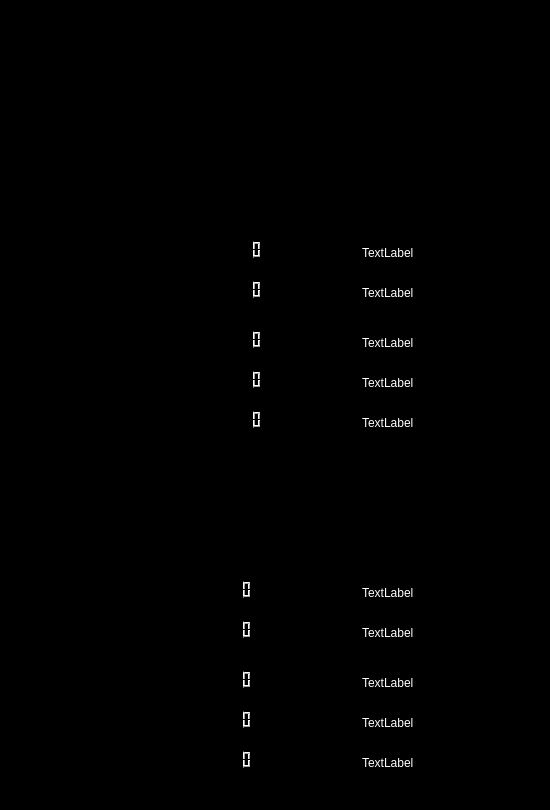
<?xml version="1.0" encoding="UTF-8"?>
<ui version="4.0">
 <class>Highscorewindow</class>
 <widget class="QWidget" name="Highscorewindow">
  <property name="geometry">
   <rect>
    <x>0</x>
    <y>0</y>
    <width>550</width>
    <height>810</height>
   </rect>
  </property>
  <property name="windowTitle">
   <string>High Scores</string>
  </property>
  <property name="styleSheet">
   <string notr="true">background-color: rgb(0, 0, 0);</string>
  </property>
  <widget class="QLabel" name="highscore">
   <property name="geometry">
    <rect>
     <x>80</x>
     <y>30</y>
     <width>381</width>
     <height>51</height>
    </rect>
   </property>
   <property name="text">
    <string>TextLabel</string>
   </property>
  </widget>
  <widget class="QLabel" name="reverse">
   <property name="geometry">
    <rect>
     <x>30</x>
     <y>470</y>
     <width>211</width>
     <height>41</height>
    </rect>
   </property>
   <property name="text">
    <string>TextLabel</string>
   </property>
  </widget>
  <widget class="QLabel" name="classic">
   <property name="geometry">
    <rect>
     <x>30</x>
     <y>120</y>
     <width>211</width>
     <height>41</height>
    </rect>
   </property>
   <property name="text">
    <string>TextLabel</string>
   </property>
  </widget>
  <widget class="QLabel" name="header_1">
   <property name="geometry">
    <rect>
     <x>30</x>
     <y>180</y>
     <width>441</width>
     <height>31</height>
    </rect>
   </property>
   <property name="text">
    <string>TextLabel</string>
   </property>
  </widget>
  <widget class="QLabel" name="ranking_1">
   <property name="geometry">
    <rect>
     <x>60</x>
     <y>230</y>
     <width>51</width>
     <height>221</height>
    </rect>
   </property>
   <property name="text">
    <string>TextLabel</string>
   </property>
  </widget>
  <widget class="QLCDNumber" name="classic_1">
   <property name="geometry">
    <rect>
     <x>200</x>
     <y>240</y>
     <width>81</width>
     <height>18</height>
    </rect>
   </property>
  </widget>
  <widget class="QLCDNumber" name="classic_2">
   <property name="geometry">
    <rect>
     <x>200</x>
     <y>280</y>
     <width>81</width>
     <height>18</height>
    </rect>
   </property>
  </widget>
  <widget class="QLCDNumber" name="classic_3">
   <property name="geometry">
    <rect>
     <x>200</x>
     <y>330</y>
     <width>81</width>
     <height>18</height>
    </rect>
   </property>
  </widget>
  <widget class="QLCDNumber" name="classic_5">
   <property name="geometry">
    <rect>
     <x>200</x>
     <y>410</y>
     <width>81</width>
     <height>18</height>
    </rect>
   </property>
  </widget>
  <widget class="QLCDNumber" name="classic_4">
   <property name="geometry">
    <rect>
     <x>200</x>
     <y>370</y>
     <width>81</width>
     <height>18</height>
    </rect>
   </property>
  </widget>
  <widget class="QLabel" name="classic_6">
   <property name="geometry">
    <rect>
     <x>362</x>
     <y>240</y>
     <width>100</width>
     <height>25</height>
    </rect>
   </property>
   <property name="styleSheet">
    <string notr="true">color: rgb(255, 255, 255);
font: 75 10pt &quot;MS Shell Dlg 2&quot;;</string>
   </property>
   <property name="text">
    <string>TextLabel</string>
   </property>
  </widget>
  <widget class="QLabel" name="classic_9">
   <property name="geometry">
    <rect>
     <x>362</x>
     <y>370</y>
     <width>100</width>
     <height>25</height>
    </rect>
   </property>
   <property name="styleSheet">
    <string notr="true">color: rgb(255, 255, 255);
font: 75 10pt &quot;MS Shell Dlg 2&quot;;</string>
   </property>
   <property name="text">
    <string>TextLabel</string>
   </property>
  </widget>
  <widget class="QLabel" name="classic_10">
   <property name="geometry">
    <rect>
     <x>362</x>
     <y>410</y>
     <width>100</width>
     <height>25</height>
    </rect>
   </property>
   <property name="styleSheet">
    <string notr="true">color: rgb(255, 255, 255);
font: 75 10pt &quot;MS Shell Dlg 2&quot;;</string>
   </property>
   <property name="text">
    <string>TextLabel</string>
   </property>
  </widget>
  <widget class="QLabel" name="classic_8">
   <property name="geometry">
    <rect>
     <x>362</x>
     <y>330</y>
     <width>100</width>
     <height>25</height>
    </rect>
   </property>
   <property name="styleSheet">
    <string notr="true">color: rgb(255, 255, 255);
font: 75 10pt &quot;MS Shell Dlg 2&quot;;</string>
   </property>
   <property name="text">
    <string>TextLabel</string>
   </property>
  </widget>
  <widget class="QLabel" name="classic_7">
   <property name="geometry">
    <rect>
     <x>362</x>
     <y>280</y>
     <width>100</width>
     <height>25</height>
    </rect>
   </property>
   <property name="styleSheet">
    <string notr="true">color: rgb(255, 255, 255);
font: 75 10pt &quot;MS Shell Dlg 2&quot;;</string>
   </property>
   <property name="text">
    <string>TextLabel</string>
   </property>
  </widget>
  <widget class="QLabel" name="ranking_2">
   <property name="geometry">
    <rect>
     <x>60</x>
     <y>570</y>
     <width>51</width>
     <height>221</height>
    </rect>
   </property>
   <property name="text">
    <string>TextLabel</string>
   </property>
  </widget>
  <widget class="QLCDNumber" name="reverse_1">
   <property name="geometry">
    <rect>
     <x>190</x>
     <y>580</y>
     <width>81</width>
     <height>18</height>
    </rect>
   </property>
  </widget>
  <widget class="QLabel" name="header_2">
   <property name="geometry">
    <rect>
     <x>30</x>
     <y>520</y>
     <width>441</width>
     <height>31</height>
    </rect>
   </property>
   <property name="text">
    <string>TextLabel</string>
   </property>
  </widget>
  <widget class="QLCDNumber" name="reverse_2">
   <property name="geometry">
    <rect>
     <x>190</x>
     <y>620</y>
     <width>81</width>
     <height>18</height>
    </rect>
   </property>
  </widget>
  <widget class="QLCDNumber" name="reverse_3">
   <property name="geometry">
    <rect>
     <x>190</x>
     <y>670</y>
     <width>81</width>
     <height>18</height>
    </rect>
   </property>
  </widget>
  <widget class="QLCDNumber" name="reverse_4">
   <property name="geometry">
    <rect>
     <x>190</x>
     <y>710</y>
     <width>81</width>
     <height>18</height>
    </rect>
   </property>
  </widget>
  <widget class="QLCDNumber" name="reverse_5">
   <property name="geometry">
    <rect>
     <x>190</x>
     <y>750</y>
     <width>81</width>
     <height>18</height>
    </rect>
   </property>
  </widget>
  <widget class="QLabel" name="reverse_6">
   <property name="geometry">
    <rect>
     <x>362</x>
     <y>580</y>
     <width>100</width>
     <height>25</height>
    </rect>
   </property>
   <property name="styleSheet">
    <string notr="true">color: rgb(255, 255, 255);
font: 75 10pt &quot;MS Shell Dlg 2&quot;;</string>
   </property>
   <property name="text">
    <string>TextLabel</string>
   </property>
  </widget>
  <widget class="QLabel" name="reverse_7">
   <property name="geometry">
    <rect>
     <x>362</x>
     <y>620</y>
     <width>100</width>
     <height>25</height>
    </rect>
   </property>
   <property name="styleSheet">
    <string notr="true">color: rgb(255, 255, 255);
font: 75 10pt &quot;MS Shell Dlg 2&quot;;</string>
   </property>
   <property name="text">
    <string>TextLabel</string>
   </property>
  </widget>
  <widget class="QLabel" name="reverse_8">
   <property name="geometry">
    <rect>
     <x>362</x>
     <y>670</y>
     <width>100</width>
     <height>25</height>
    </rect>
   </property>
   <property name="styleSheet">
    <string notr="true">color: rgb(255, 255, 255);
font: 75 10pt &quot;MS Shell Dlg 2&quot;;</string>
   </property>
   <property name="text">
    <string>TextLabel</string>
   </property>
  </widget>
  <widget class="QLabel" name="reverse_9">
   <property name="geometry">
    <rect>
     <x>362</x>
     <y>710</y>
     <width>100</width>
     <height>25</height>
    </rect>
   </property>
   <property name="styleSheet">
    <string notr="true">color: rgb(255, 255, 255);
font: 75 10pt &quot;MS Shell Dlg 2&quot;;
</string>
   </property>
   <property name="text">
    <string>TextLabel</string>
   </property>
  </widget>
  <widget class="QLabel" name="reverse_10">
   <property name="geometry">
    <rect>
     <x>362</x>
     <y>750</y>
     <width>100</width>
     <height>25</height>
    </rect>
   </property>
   <property name="styleSheet">
    <string notr="true">color: rgb(255, 255, 255);
font: 75 10pt &quot;MS Shell Dlg 2&quot;;

</string>
   </property>
   <property name="text">
    <string>TextLabel</string>
   </property>
  </widget>
 </widget>
 <resources/>
 <connections/>
</ui>
